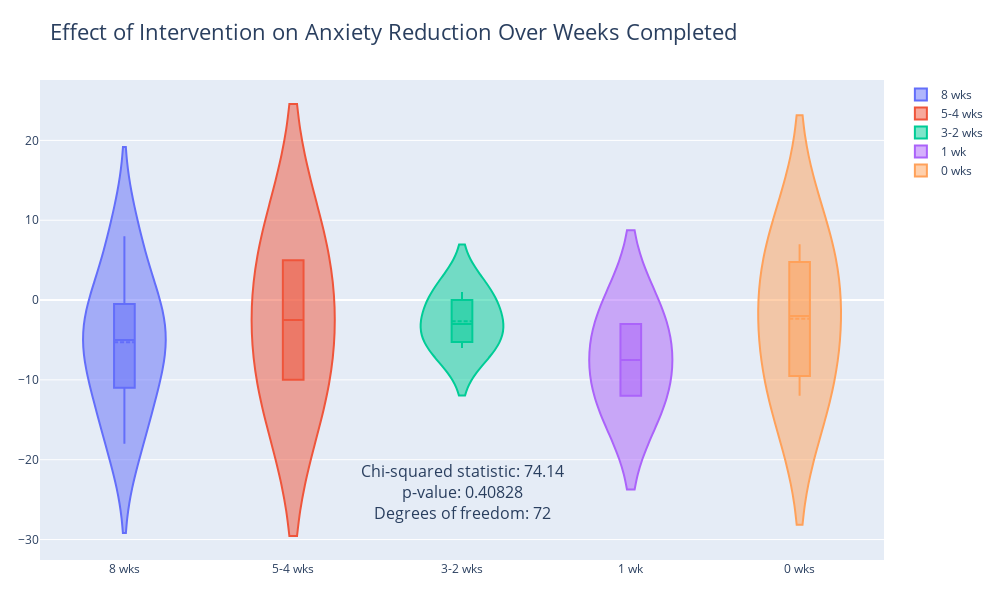

This figure's notebook cell:
### Code cell
import plotly.graph_objects as go
import pandas as pd
import plotly.io as pio
from IPython.display import Image

# Read the CSV file
url = 'https://raw.githubusercontent.com/lauricocha/Digital-Art-Making-Research-2024/main/MFoA-data-LG.csv'
df = pd.read_csv(url)

fig = go.Figure()

Weeks_done = ['8 wks', '5-4 wks', '3-2 wks', '1 wk', '0 wks']

for week in Weeks_done:
    fig.add_trace(go.Violin(x=df['Weeks_done'][df['Weeks_done'] == week],
                            y=df['STAI-change'][df['Weeks_done'] == week],
                            name=week,
                            box_visible=True,
                            meanline_visible=True))
    
fig.update_layout(
    title="Effect of Intervention on Anxiety Reduction Over Weeks Completed",
    title_font=dict(size=22),
    height=600,  # Adjust the height
    width=1000,  # Adjust the width
    margin=dict(l=40, r=40, t=80, b=40)
)

fig.add_annotation(
    text="Chi-squared statistic: 74.14<br>p-value: 0.40828<br>Degrees of freedom: 72",
    x=2,  # Adjust the x and y values for proper positioning
    y=-24,
    showarrow=False,
    font=dict(size=16)  # Adjust the font size as needed
)

### Figure 1 — Plotly figure (JSON) as saved in the notebook; plotly's stock layout.template omitted (floating-point values rounded to 4 significant figures)
{"data": [{"box": {"visible": true}, "meanline": {"visible": true}, "name": "8 wks", "type": "violin", "x": ["8 wks", "8 wks", "8 wks", "8 wks", "8 wks", "8 wks", "8 wks"], "y": [8, -2, 0, -5, -12, -18, -8]}, {"box": {"visible": true}, "meanline": {"visible": true}, "name": "5-4 wks", "type": "violin", "x": ["5-4 wks", "5-4 wks"], "y": [5, -10]}, {"box": {"visible": true}, "meanline": {"visible": true}, "name": "3-2 wks", "type": "violin", "x": ["3-2 wks", "3-2 wks", "3-2 wks"], "y": [-3, 1, -6]}, {"box": {"visible": true}, "meanline": {"visible": true}, "name": "1 wk", "type": "violin", "x": ["1 wk", "1 wk"], "y": [-12, -3]}, {"box": {"visible": true}, "meanline": {"visible": true}, "name": "0 wks", "type": "violin", "x": ["0 wks", "0 wks", "0 wks"], "y": [-12, -2, 7]}], "layout": {"annotations": [{"font": {"size": 16}, "showarrow": false, "text": "Chi-squared statistic: 74.14<br>p-value: 0.40828<br>Degrees of freedom: 72", "x": 2, "y": -24}], "height": 600, "margin": {"b": 40, "l": 40, "r": 40, "t": 80}, "title": {"font": {"size": 22}, "text": "Effect of Intervention on Anxiety Reduction Over Weeks Completed"}, "width": 1000, "xaxis": {"autorange": true, "range": [-0.5, 4.5], "type": "category"}, "yaxis": {"autorange": true, "range": [-32.56, 27.56], "type": "linear"}}}
